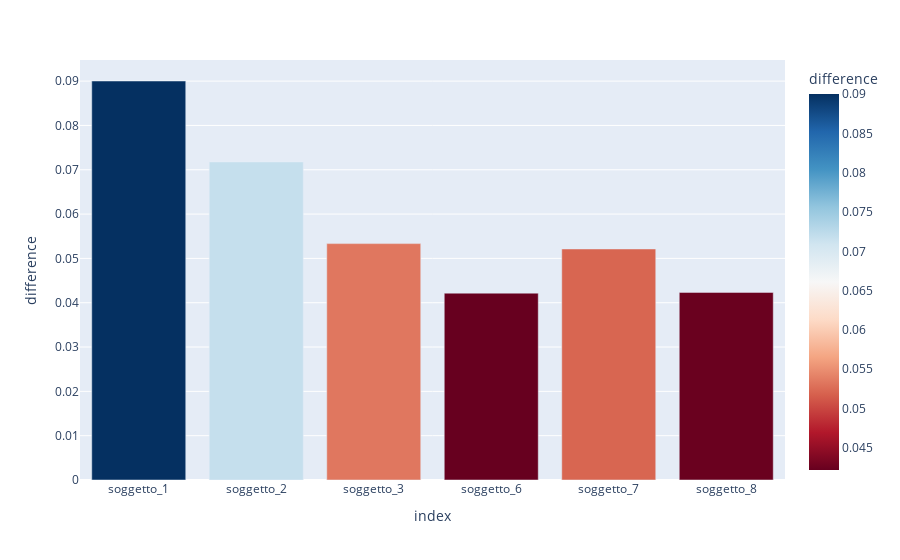

Notebook code for this chart:
### Code cell
# plot df_page_rank_std with plotly express using a bar chart
fig = px.bar(df_page_rank_std, x=df_page_rank_std.index, y="difference", color="difference", color_continuous_scale=px.colors.sequential.RdBu)
fig.show()

### Figure 1 — Plotly figure (JSON) as saved in the notebook; plotly's stock layout.template omitted (floating-point values rounded to 4 significant figures)
{"data": [{"alignmentgroup": "True", "hovertemplate": "index=%{x}<br>difference=%{marker.color}<extra></extra>", "legendgroup": "", "marker": {"color": [0.09003, 0.07177, 0.05334, 0.04216, 0.05213, 0.04233], "coloraxis": "coloraxis", "pattern": {"shape": ""}}, "name": "", "offsetgroup": "", "orientation": "v", "showlegend": false, "textposition": "auto", "type": "bar", "x": ["soggetto_1", "soggetto_2", "soggetto_3", "soggetto_6", "soggetto_7", "soggetto_8"], "xaxis": "x", "y": [0.09003, 0.07177, 0.05334, 0.04216, 0.05213, 0.04233], "yaxis": "y"}], "layout": {"barmode": "relative", "coloraxis": {"colorbar": {"title": {"text": "difference"}}, "colorscale": [[0, "rgb(103,0,31)"], [0.1, "rgb(178,24,43)"], [0.2, "rgb(214,96,77)"], [0.3, "rgb(244,165,130)"], [0.4, "rgb(253,219,199)"], [0.5, "rgb(247,247,247)"], [0.6, "rgb(209,229,240)"], [0.7, "rgb(146,197,222)"], [0.8, "rgb(67,147,195)"], [0.9, "rgb(33,102,172)"], [1, "rgb(5,48,97)"]]}, "legend": {"tracegroupgap": 0}, "margin": {"t": 60}, "xaxis": {"anchor": "y", "domain": [0, 1], "title": {"text": "index"}}, "yaxis": {"anchor": "x", "domain": [0, 1], "title": {"text": "difference"}}}}
